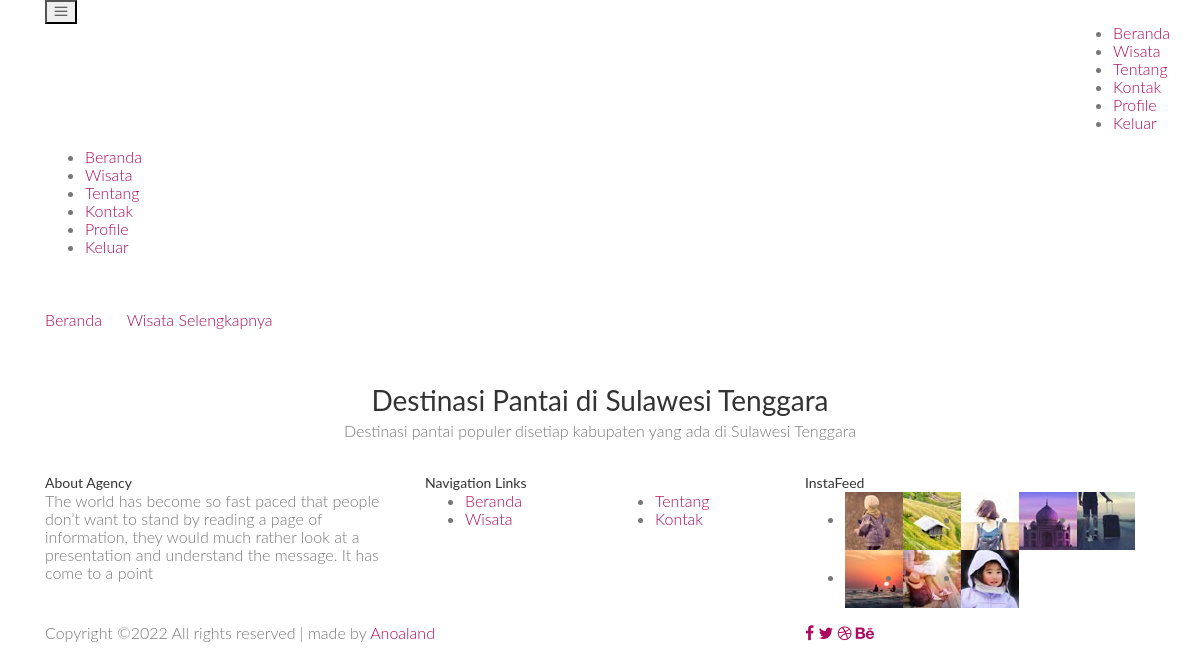
The page /pantai.php (signed in) on the database as committed earlier.
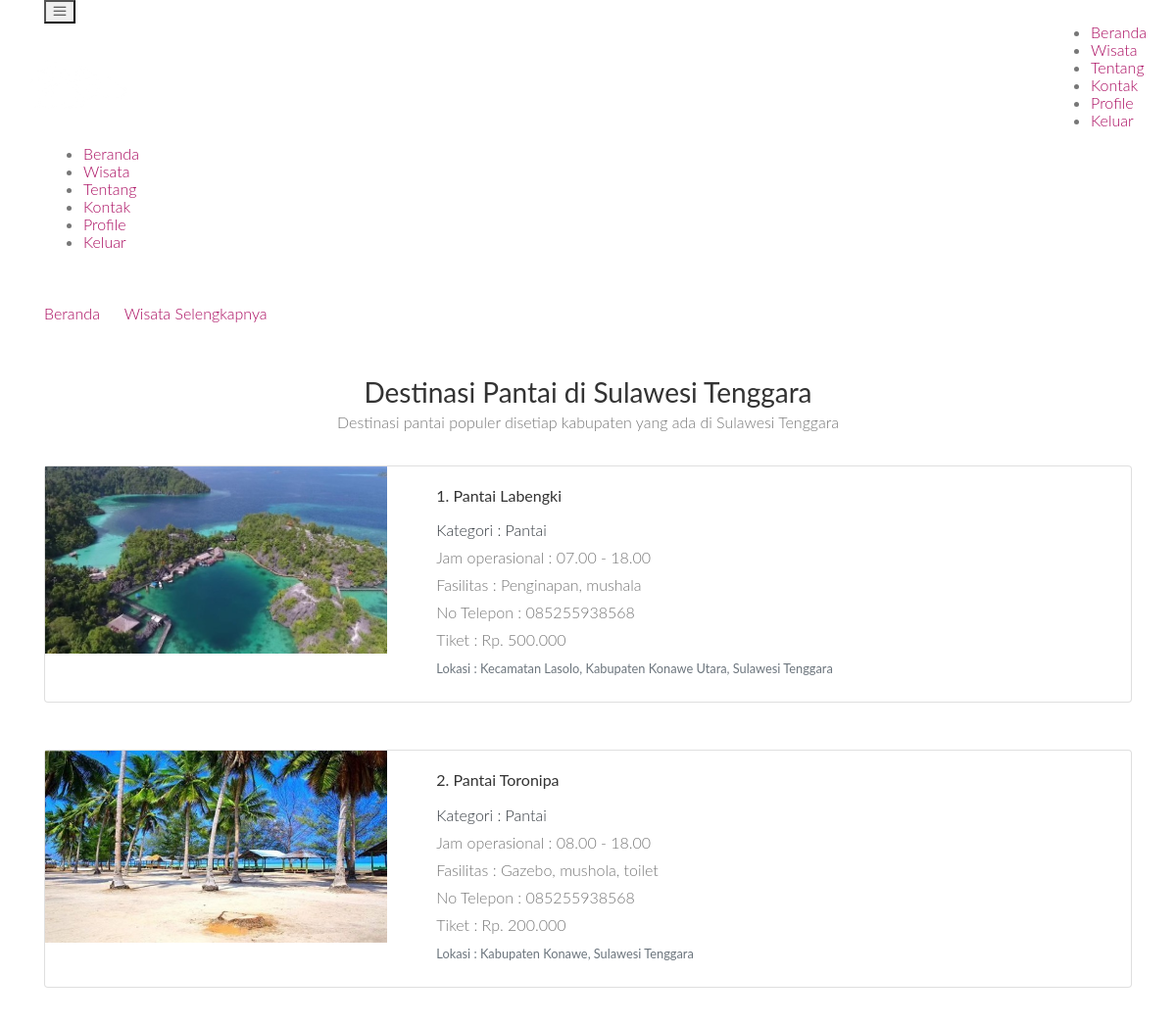
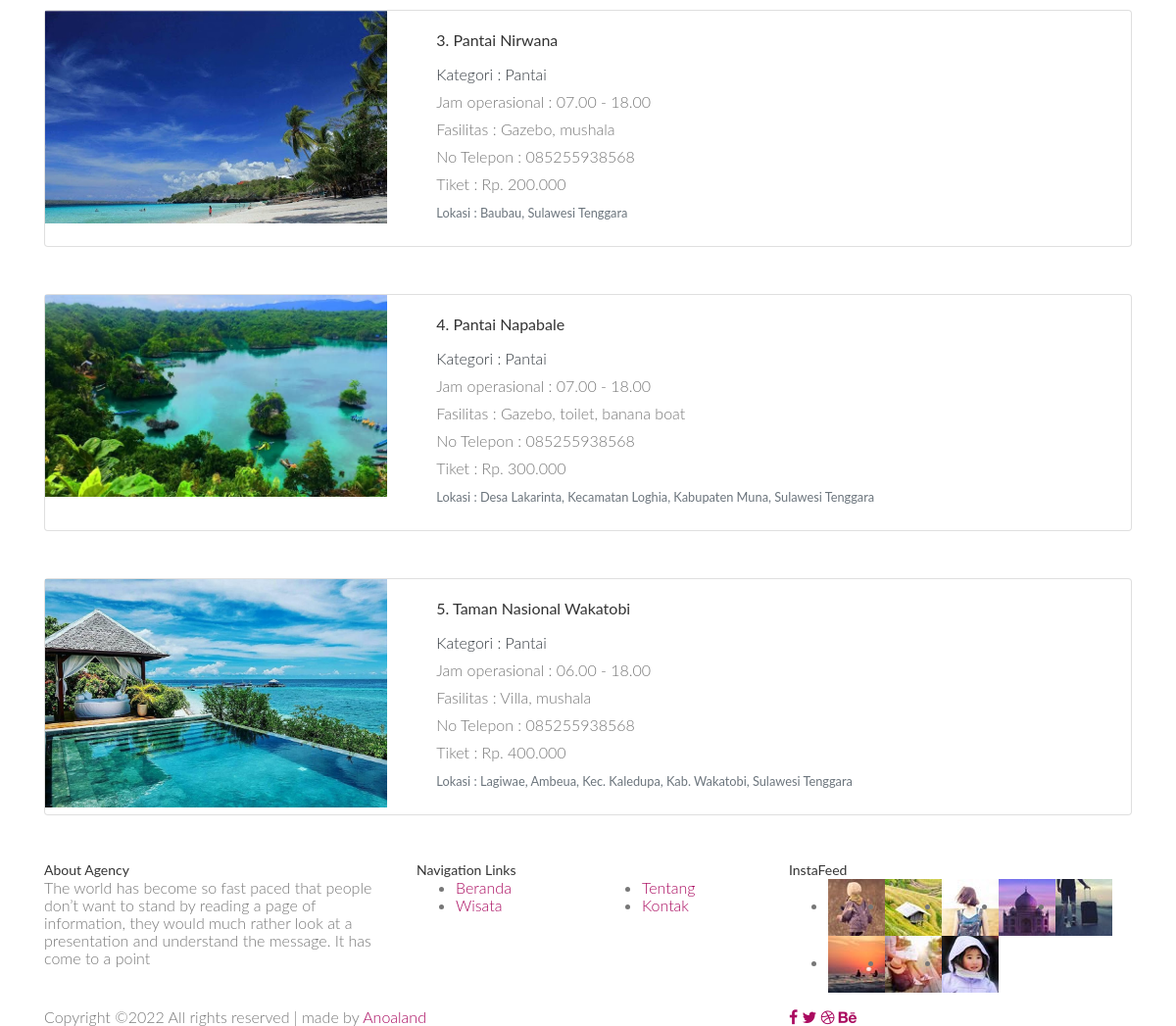
The same page on the database as committed later (2 pictures, top to bottom).
### tables this page shows
CREATE TABLE `wisata` (
  `id` int(11) NOT NULL,
  `nama` varchar(50) NOT NULL,
  `gambar` varchar(100) NOT NULL,
  `deskripsi` varchar(100) NOT NULL,
  `lokasi` varchar(100) NOT NULL,
  `tiket` varchar(100) NOT NULL,
  `tour_guide` varchar(100) NOT NULL,
  `no_telepon` varchar(50) NOT NULL,
  `fasilitas` varchar(100) NOT NULL,
  `makanan` varchar(100) NOT NULL,
  `kategori` varchar(100) NOT NULL,
  `waktu_operasional` varchar(100) NOT NULL
);

### functions.php (called while the page is built, shortened)
<?php
$koneksi = mysqli_connect("localhost", "root", "", "db_websitewisata");
function query($query)
{
    global $koneksi;
    $result = mysqli_query($koneksi, $query);
    $rows = [];
    while ($row = mysqli_fetch_assoc($result)) {
        $rows[] = $row;
    }
    return $rows;
}

### pantai.php (the view, shortened to what the changed rows need)
<?php
require 'functions.php';
$datas = query("SELECT * FROM wisata WHERE kategori LIKE '%pantai%'");
?>
<!DOCTYPE html>
<html lang="zxx" class="no-js">
<head>
    <link rel="stylesheet" href="css/linearicons.css">
    <link rel="stylesheet" href="css/font-awesome.min.css">
    <link rel="stylesheet" href="css/bootstrap.css">
    <link rel="stylesheet" href="css/magnific-popup.css">
    <link rel="stylesheet" href="css/jquery-ui.css">
    <link rel="stylesheet" href="css/nice-select.css">
    <link rel="stylesheet" href="css/animate.min.css">
    <link rel="stylesheet" href="css/owl.carousel.css">
    <link rel="stylesheet" href="css/main.css">
    <link rel="stylesheet" href="css/arrow.css">
</head>
<body>
    <section class="about-banner relative">
        <div class="container">
            <div class="row d-flex align-items-center justify-content-center">
                <div class="about-content col-lg-12">
                    <h1 class="text-white">
                    </h1>
                </div>
            </div>
        </div>
    </section>
    <section class="destinations-area section-gap">
        <div class="container">
            <div class="row d-flex justify-content-center">
                <div class="menu-content pb-40 col-lg-8">
                    <div class="title text-center">
                        <h1 class="mb-10">Destinasi Pantai di Sulawesi Tenggara</h1>
                    </div>
                </div>
            </div>
            <?php
            $no = 1;
            foreach ($datas as $data) :
            ?>
                <div class="card mb-5">
                    <div class="row g-0">
                        <div class="col-md-4">
                            <img src="img/newpict/<?= $data['gambar']; ?>" class="img-fluid rounded-start" alt="...">
                        </div>
                        <div class="col-md-8">
                            <div class="card-body">
                                <h5 class="card-title justify-content-space-between"><?= $no; ?>. <?= $data['nama']; ?></h5>
                                <p class="card-text text-dark">Kategori : <?= $data['kategori']; ?></p>
                                <p class="card-text">Jam operasional : <?= $data['waktu_operasional']; ?></p>
                                <p class="card-text">Fasilitas : <?= $data['fasilitas']; ?></p>
                                <p class="card-text">No Telepon : <?= $data['no_telepon']; ?></p>
                                <p class="card-text">Tiket : <?= $data['tiket']; ?></p>
                                <p class="card-text text-start"><small class="text-muted fs-2">Lokasi : <?= $data['lokasi']; ?></small></p>
                            </div>
                        </div>
                    </div>
                </div>
            <?php
                $no++;
            endforeach;
            ?>
        </div>
    </section>
</body>
</html>

Rows that differ between the two databases and show on the page:
added wisata: gambar (picture), nama "Pantai Labengki", kategori "Pantai", waktu_operasional "07.00 - 18.00", fasilitas "Penginapan, mushala", no_telepon "085255938568", tiket "Rp. 500.000", lokasi "Kecamatan Lasolo, Kabupaten Konawe Utara, Sulawesi Tenggara"
added wisata: gambar (picture), nama "Pantai Toronipa", kategori "Pantai", waktu_operasional "08.00 - 18.00", fasilitas "Gazebo, mushola, toilet", no_telepon "085255938568", tiket "Rp. 200.000", lokasi "Kabupaten Konawe, Sulawesi Tenggara"
added wisata: gambar (picture), nama "Pantai Nirwana", kategori "Pantai", waktu_operasional "07.00 - 18.00", fasilitas "Gazebo, mushala", no_telepon "085255938568", tiket "Rp. 200.000", lokasi "Baubau, Sulawesi Tenggara"
added wisata: gambar (picture), nama "Pantai Napabale", kategori "Pantai", waktu_operasional "07.00 - 18.00", fasilitas "Gazebo, toilet, banana boat", no_telepon "085255938568", tiket "Rp. 300.000", lokasi "Desa Lakarinta, Kecamatan Loghia, Kabupaten Muna, Sulawesi Tenggara"
added wisata: gambar (picture), nama "Taman Nasional Wakatobi", kategori "Pantai", waktu_operasional "06.00 - 18.00", fasilitas "Villa, mushala", no_telepon "085255938568", tiket "Rp. 400.000", lokasi "Lagiwae, Ambeua, Kec. Kaledupa, Kab. Wakatobi, Sulawesi Tenggara"
